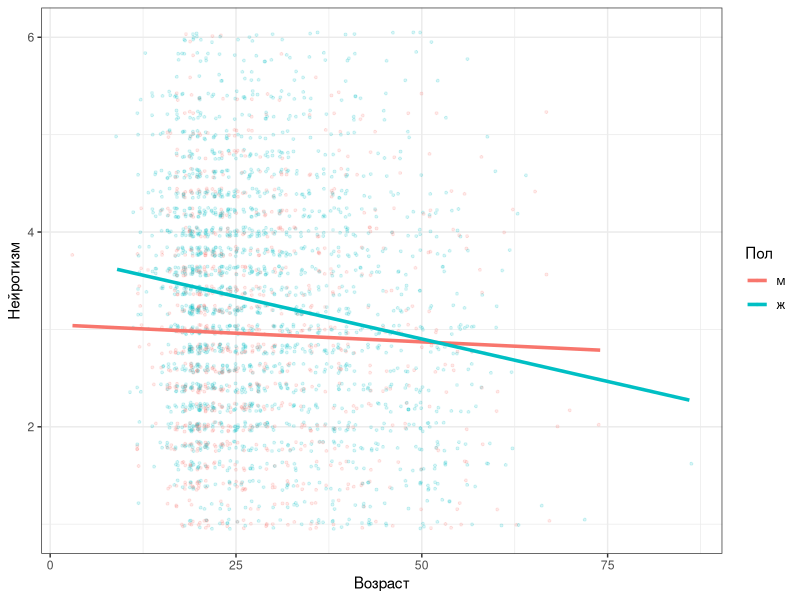
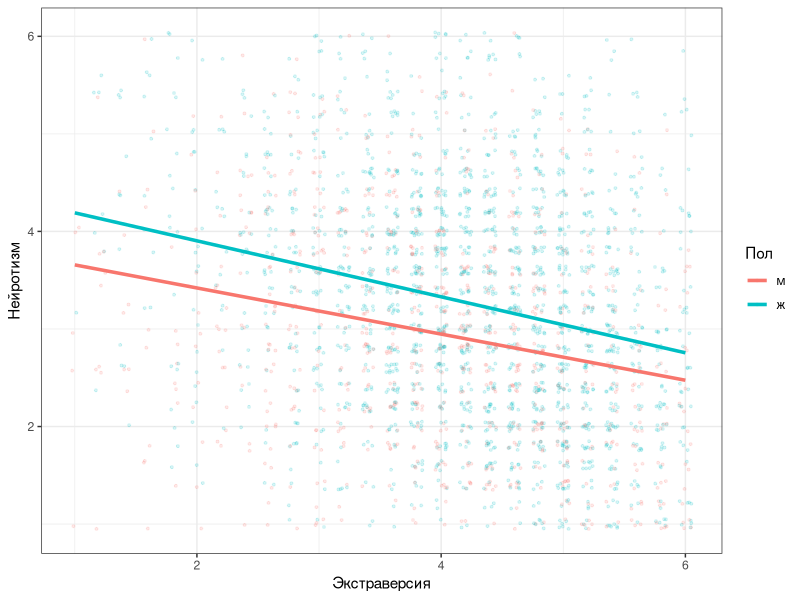
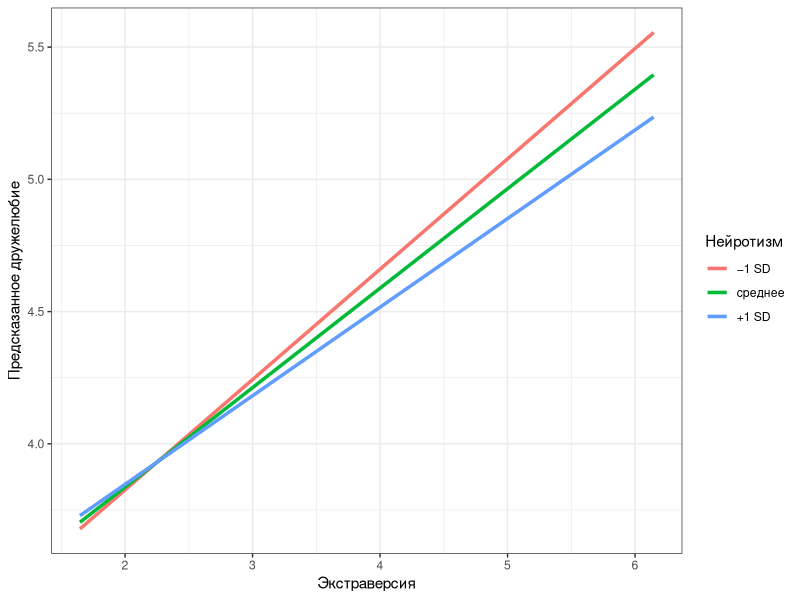

Write R code to recreate these figures, in order.
## ---- chunk 1
knitr::opts_chunk$set(echo = TRUE, eval = TRUE, warning = FALSE, message = FALSE, error = FALSE,
                      fig.height = 3.6, fig.width = 6.5)
## ---- chunk 2
library(tidyverse)
theme_set(theme_bw())
## ---- chunk 3
keys <- list(agree = c("-A1", "A2", "A3", "A4", "A5"),
             consc = c("C1", "C2", "C3", "-C4", "-C5"),
             extra = c("-E1", "-E2", "E3", "E4", "E5"),
             neuro = c("N1", "N2", "N3", "N4", "N5"),
             open  = c("O1", "-O2", "O3", "O4", "-O5"))

bfi_scores <- psych::scoreItems(keys, psych::bfi[, 1:25], min = 1, max = 6)$scores |>
  as_tibble() |>
  mutate(age = psych::bfi$age,
         gender = factor(psych::bfi$gender, labels = c("м", "ж")),
         education = psych::bfi$education)
## ---- chunk 4
#| label: fig-age-neuro
#| fig-cap: "Связь возраста и нейротизма отдельно для мужчин и женщин"
bfi_scores |>
  ggplot(aes(age, neuro, colour = gender)) +
  geom_jitter(alpha = 0.15, size = 0.7, width = 0.3, height = 0.05) +
  geom_smooth(method = "lm", se = FALSE, linewidth = 1.2) +
  labs(x = "Возраст", y = "Нейротизм", colour = "Пол")
## ---- chunk 5
m_ag <- lm(neuro ~ age * gender, data = bfi_scores)
summary(m_ag)$coefficients |> round(4)
## ---- chunk 6
emmeans::emtrends(m_ag, ~ gender, var = "age")
## ---- chunk 7
m_ag0 <- lm(neuro ~ age + gender, data = bfi_scores)
anova(m_ag0, m_ag)
## ---- chunk 8
m_eg <- lm(neuro ~ extra * gender, data = bfi_scores)
summary(m_eg)$coefficients |> round(3)
## ---- chunk 9
#| label: fig-extra-gender
#| fig-cap: "Связь экстраверсии и нейротизма у мужчин и женщин: линии практически параллельны"
bfi_scores |>
  ggplot(aes(extra, neuro, colour = gender)) +
  geom_jitter(alpha = 0.15, size = 0.7, width = 0.05, height = 0.05) +
  geom_smooth(method = "lm", se = FALSE, linewidth = 1.2) +
  labs(x = "Экстраверсия", y = "Нейротизм", colour = "Пол")
## ---- chunk 10
m_raw <- lm(agree ~ extra * neuro, data = bfi_scores)
summary(m_raw)$coefficients |> round(3)
## ---- chunk 11
bfi_c <- bfi_scores |>
  mutate(extra_c = extra - mean(extra),
         neuro_c = neuro - mean(neuro))

m_c <- lm(agree ~ extra_c * neuro_c, data = bfi_c)
summary(m_c)$coefficients |> round(3)
## ---- chunk 12
neuro_sd <- sd(bfi_c$neuro_c)

emmeans::emtrends(m_c, ~ neuro_c, var = "extra_c",
                  at = list(neuro_c = c(-neuro_sd, 0, neuro_sd))) |>
  as_tibble() |>
  select(neuro_c, slope = extra_c.trend, SE, lower.CL, upper.CL)
## ---- chunk 13
#| label: fig-simple-slopes
#| fig-cap: "Связь экстраверсии и дружелюбия при разных уровнях нейротизма (среднее и ±1 SD)"
grid <- expand_grid(extra_c = seq(-2.5, 2, length.out = 50),
                    neuro_c = c(-neuro_sd, 0, neuro_sd)) |>
  mutate(pred = predict(m_c, newdata = pick(everything())),
         neuro = factor(neuro_c, labels = c("−1 SD", "среднее", "+1 SD")))

ggplot(grid, aes(extra_c + mean(bfi_scores$extra), pred, colour = neuro)) +
  geom_line(linewidth = 1.2) +
  labs(x = "Экстраверсия", y = "Предсказанное дружелюбие", colour = "Нейротизм")
## ---- chunk 14
m_add <- lm(agree ~ extra_c + neuro_c, data = bfi_c)
c(without = summary(m_add)$r.squared, with = summary(m_c)$r.squared) |> round(4)
